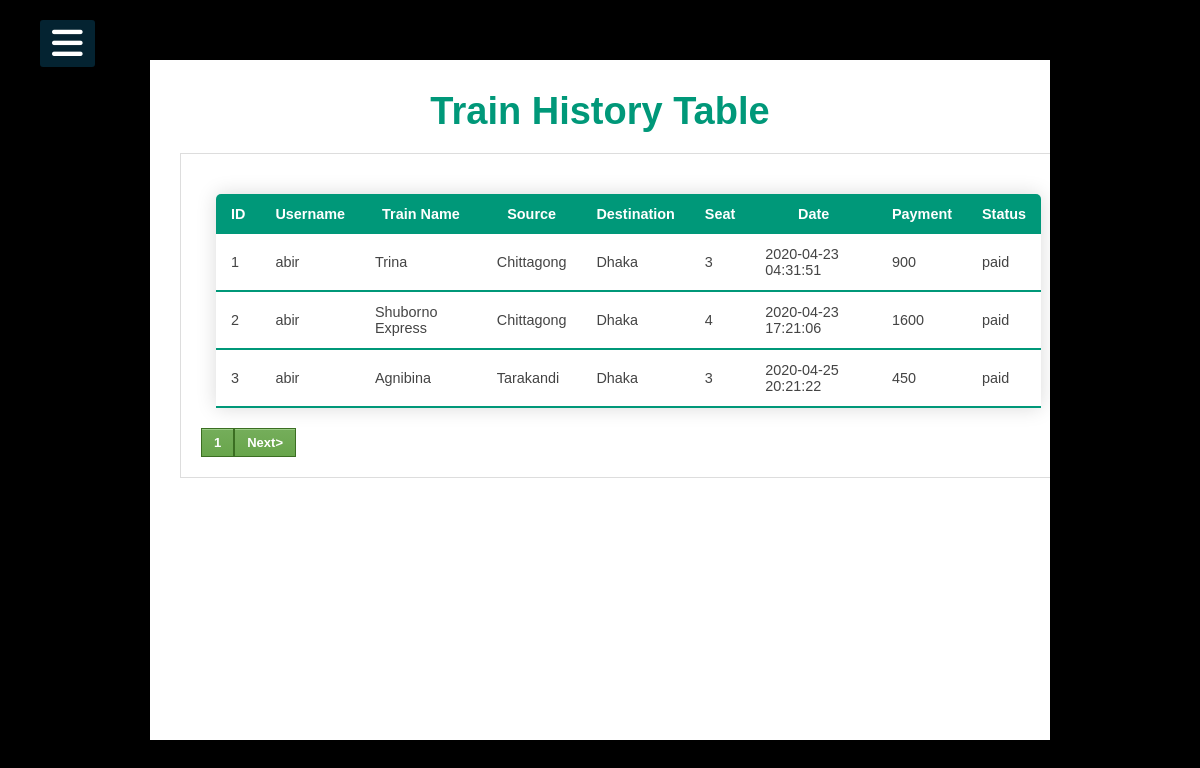
The app's page /superadminpage/trainhistory.php (signed in) with its own data.
### tables this page shows
CREATE TABLE `train_history` (
  `id` int(100) NOT NULL,
  `username` varchar(100) NOT NULL,
  `train_id` int(100) NOT NULL,
  `seat` int(100) NOT NULL,
  `date` timestamp NOT NULL DEFAULT current_timestamp(),
  `payment` int(100) NOT NULL,
  `status` varchar(100) NOT NULL
);

CREATE TABLE `train_list` (
  `id` int(100) NOT NULL,
  `name` varchar(100) NOT NULL,
  `board` varchar(100) NOT NULL,
  `destination` varchar(100) NOT NULL,
  `type` varchar(10) NOT NULL DEFAULT 'nonac',
  `cost` int(100) NOT NULL,
  `available_seat` int(100) NOT NULL DEFAULT 240,
  `total_seat` int(100) NOT NULL DEFAULT 240
);

### superadminpage/trainhistory.php (the view, shortened to what this page needs)
<?php
    include "../superadminpage/common.inc.php";
    include "../db/db_connect.inc.php";
?>
<!DOCTYPE html>
<html>
<head>
    <link rel="stylesheet" href="history.css">
</head>
<body>
    <div class="table">
        <h1>Train History Table</h1>
        <section>
        <div class="tab2">
                <table class="content-table">
                    <thead>
                        <tr>
                            <th>ID</th>
                            <th>Username</th>
                            <th>Train Name</th>
                            <th>Source</th>
                            <th>Destination</th>
                            <th>Seat</th>
                            <th>Date</th>
                            <th>Payment</th>
                            <th>Status</th>
                        </tr>
                    </thead>
                    <?php
                    $rpp1=05;
                    isset($_GET['page'])?$pageno =$_GET['page']:$pageno=0;
                    if($pageno>1){
                        $start1 =($pageno * $rpp1)-$rpp1;
                    }else{
                        $start1=0;
                    }
                    $sqli1="SELECT *FROM train_history";
                    $resultSet1=mysqli_query($conn,$sqli1);
                    $numRows1=mysqli_num_rows($resultSet1);
                    $totalpages1=ceil($numRows1/$rpp1);
                    $sql = "SELECT train_history.id, train_history.username, train_list.name, train_list.board, train_list.destination, train_history.seat, train_history.date, train_history.payment,train_history.status FROM train_history INNER JOIN train_list ON train_history.train_id = train_list.id LIMIT $start1,$rpp1";
                    $result = mysqli_query($conn, $sql);
                    $rowCount = mysqli_num_rows($result);
                    if ($rowCount > 0) {
                        while ($row = mysqli_fetch_assoc($result)) {
                            echo "<tbody>
                            <tr>
                            <td>" . $row['id'] . "</td>
                            <td>" . $row['username'] . "</td>
                            <td>" . $row['name'] . "</td>
                            <td>" . $row['board'] . "</td>
                            <td>" . $row['destination'] . "</td>
                            <td>" . $row['seat'] . "</td>
                            <td>" . $row['date'] . "</td>
                            <td>" . $row['payment'] . "</td>
                            <td>" . $row['status'] . "</td>
                            </tr>
                            </tbody>";
                        }
                        echo "</table>";
                    } else {
                        echo $message = "No History!";
                    }
                    for($x=1;$x <= $totalpages1;$x++){
                        echo "<a href='?page=$x' class='btn'>   $x</a>";
                    }
                    if($x>1)
                    {
                        echo "<a href='?page=".($pageno+1)."' class='btn'>Next></a>";
                    }
                    ?>
            </div>
        </section>
    </div>
</body>
</html>

### superadminpage/common.inc.php (shortened to what this page needs)
<!DOCTYPE html>
<html>
	<head>
		<link rel="stylesheet" href="common.css">
	</head>
	<body>
		<label for="check">
		<i class="fas fa-bars" id="btn"></i>
		</label>
	</body>
</html>

### superadminpage/common.css (style rules this page uses)
body { font-family: 'Roboto' , sans-serif; }
* { margin:0; padding:0; list-style:none; text-decoration:none; }
label #btn,label #cancel { position:absolute; cursor:pointer; background:#042331; border-radius:3px; }
label #btn { left:40px; top:20px; font-size:35px; color:white; padding:6px 12px; }

### superadminpage/history.css (style rules this page uses)
body { margin:0; padding:0; font-family: sans-serif; background-color:#000; }
.table { width: 900px; height: 680px; background: #fff; top:50%; left: 50%; position: absolute; transform: translate(-50% ,-50%); box-sizing: border-box; padding: 30px 30px; overflow: scroll; }
h1 { margin: 0; padding: 0 0 20px; text-align: center; font-size: 38px; color: #009879; }
.table section div { padding: 20px; width: 100%; border: 1px solid #ddd; background-color: #fff; color: #444; }
.content-table { border-collapse: collapse; margin: 20px 0; margin-left: 15px; font-size: 0.9em; min-width: 400px; border-radius: 5px 5px 0 0; overflow: hidden; box-shadow: 0 0 20px rgba(0,0,0,0.15); }
.content-table thead tr { background-color: #009879; color: #ffffff; text-align: center; font-weight: bold; }
.content-table th, .content-table td { padding: 12px 15px; }
.content-table tbody tr { border-bottom: 1px solid #dddddd; }
.content-table tbody tr:last-of-type { border-bottom: 2px solid #009879; }
.btn { box-shadow:inset 0px 1px 0px 0px #9acc85; background:linear-gradient(to bottom, #74ad5a 5%, #68a54b 100%); background-color:#74ad5a; border:1px solid #3b6e22; display:inline-block; cursor:pointer; color:#ffffff; font-family:Arial; font-size:13px; font-weight:bold; padding:6px 12px; text-decoration:none; }

### records on screen
train_history: id "1", username "abir", train_list.name "Trina", train_list.board "Chittagong", train_list.destination "Dhaka", seat "3", date "2020-04-23 04:31:51", payment "900", status "paid"
train_history: id "2", username "abir", train_list.name "Shuborno Express", train_list.board "Chittagong", train_list.destination "Dhaka", seat "4", date "2020-04-23 17:21:06", payment "1600", status "paid"
train_history: id "3", username "abir", train_list.name "Agnibina", train_list.board "Tarakandi", train_list.destination "Dhaka", seat "3", date "2020-04-25 20:21:22", payment "450", status "paid"
